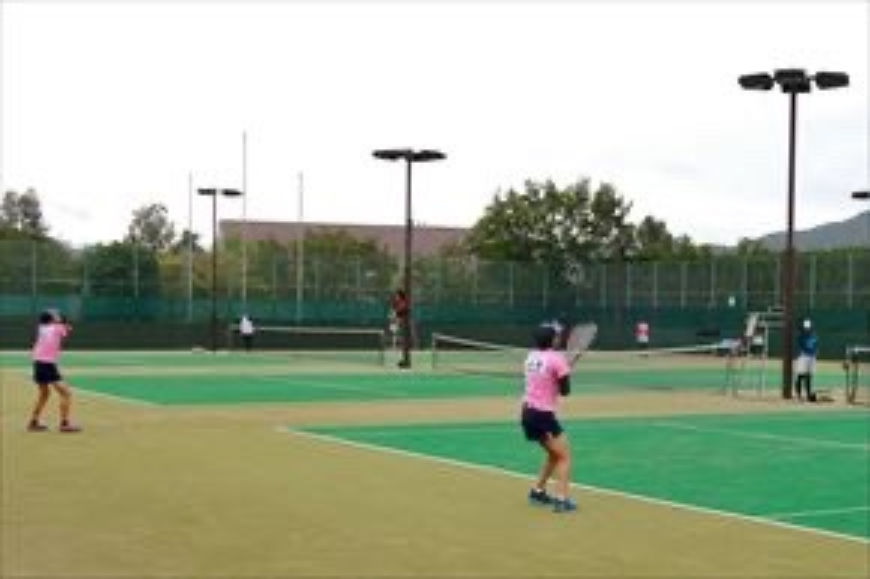
#> input picture Lesson_3/picture/bi-linear.png, 870 x 579 px
$ python perspect_trans.py
#> lines starting #> are read from the running program, lines starting #| are printed output that depends on the picture
import cv2
import math
import numpy as np

img_src = cv2.imread('picture/bi-linear.png', -1)
#> img_src is the input picture: shape (579, 870, 3); mean B, G, R 149.3, 171.4, 161.8

size = tuple(np.array([img_src.shape[1], img_src.shape[0]]))
#> size = (870, 579)

pts1 = np.float32([[220, 578], [240, 578], [240, 289], [220, 289]])
pts2 = np.float32([[220, 578], [240, 578], [200, 289], [260, 289]])

#変数(入力画像上の対応する四角形の頂点の座標,出力画像上の対応する四角形の頂点の座標)
psp_mat = cv2.getPerspectiveTransform(pts1, pts2)

img_dst = cv2.warpPerspective(img_src, psp_mat, size)
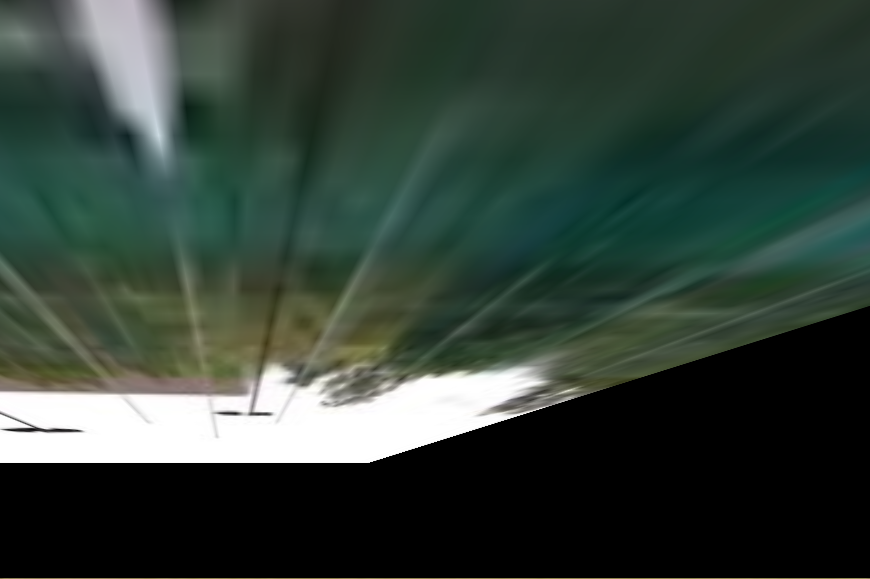
#> img_dst: shape (579, 870, 3); mean B, G, R 56.9, 65.4, 51.4

cv2.imwrite('picture/perspect.png', img_dst)
